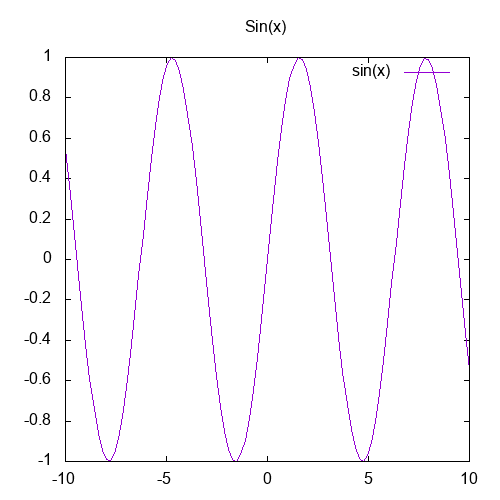

Source code (gnuplot):
set terminal png size 500,500
set output 'sinx.png'
set title 'Sin(x)'
plot sin(x)
